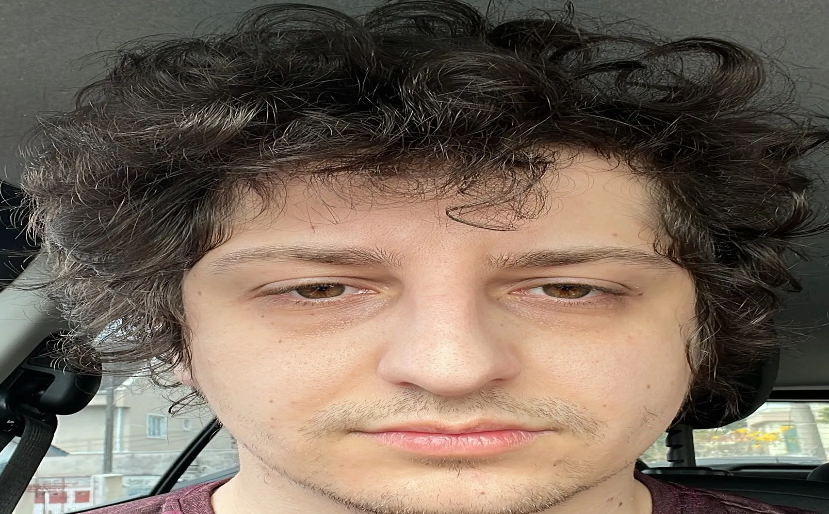
#> input picture image_2.webp, 1658 x 1028 px (shown at 1/2 size); its folder holds only this picture in this run
$ python -i grid_viewer.py   (imports and definitions only)
#> lines starting #> are read from the running program, lines starting #| are printed output that depends on the picture
### src/ui/design_system.py
"""Professional design system for Pixel Perfect UI.

Provides consistent colors, typography, spacing, and component styling
for a polished power-user interface.
"""

import streamlit as st


class Colors:
    """Professional color palette for technical interfaces."""

    # Core brand colors
    PRIMARY_BLUE = "#2563eb"
    PRIMARY_BLUE_LIGHT = "#3b82f6"
    PRIMARY_BLUE_DARK = "#1d4ed8"

    # Success states
    SUCCESS_GREEN = "#059669"
    SUCCESS_GREEN_LIGHT = "#10b981"
    SUCCESS_GREEN_DARK = "#047857"

    # Warning states
    WARNING_AMBER = "#d97706"
    WARNING_AMBER_LIGHT = "#f59e0b"
    WARNING_AMBER_DARK = "#b45309"

    # Error states
    ERROR_RED = "#dc2626"
    ERROR_RED_LIGHT = "#ef4444"
    ERROR_RED_DARK = "#b91c1c"

    # Neutral grays
    GRAY_50 = "#f9fafb"
    GRAY_100 = "#f3f4f6"
    GRAY_200 = "#e5e7eb"
    GRAY_300 = "#d1d5db"
    GRAY_400 = "#9ca3af"
    GRAY_500 = "#6b7280"
    GRAY_600 = "#4b5563"
    GRAY_700 = "#374151"
    GRAY_800 = "#1f2937"
    GRAY_900 = "#111827"

    # Backgrounds (light colors - Streamlit handles dark mode automatically)
    BG_PRIMARY = "#ffffff"
    BG_SECONDARY = "transparent"
    BG_TERTIARY = "#f1f5f9"

    # Text colors (let Streamlit handle dark mode)
    TEXT_PRIMARY = "#1e293b"
    TEXT_SECONDARY = "#475569"
    TEXT_MUTED = "#64748b"

    # Borders (let Streamlit handle dark mode)
    BORDER_LIGHT = "#e2e8f0"
    BORDER_DEFAULT = "#cbd5e1"
    BORDER_STRONG = "#94a3b8"


class Spacing:
    """8px grid spacing system."""

    XS = "4px"  # 0.5 units
    SM = "8px"  # 1 unit
    MD = "16px"  # 2 units
    LG = "24px"  # 3 units
    XL = "32px"  # 4 units
    XXL = "48px"  # 6 units
    XXXL = "64px"  # 8 units


class Typography:
    """Typography scale and font definitions."""

    # Font families
    SANS = "-apple-system, BlinkMacSystemFont, 'Segoe UI', 'Roboto', 'Helvetica Neue', Arial, sans-serif"
    MONO = "'SF Mono', 'Monaco', 'Inconsolata', 'Roboto Mono', monospace"

    # Font sizes (rem based)
    TEXT_XS = "0.75rem"  # 12px
    TEXT_SM = "0.875rem"  # 14px
    TEXT_BASE = "1rem"  # 16px
    TEXT_LG = "1.125rem"  # 18px
    TEXT_XL = "1.25rem"  # 20px
    TEXT_2XL = "1.5rem"  # 24px
    TEXT_3XL = "1.875rem"  # 30px
    TEXT_4XL = "2.25rem"  # 36px

    # Font weights
    LIGHT = "300"
    NORMAL = "400"
    MEDIUM = "500"
    SEMIBOLD = "600"
    BOLD = "700"


class Components:
    """Styled component helpers."""

    # [67 lines left out: functions primary_button_style, secondary_button_style, success_button_style, danger_button_style, card_style, not called in this run]

    @staticmethod
    def section_header_style() -> str:
        """CSS for section headers."""
        return f"""
            font-family: {Typography.SANS};
            font-size: {Typography.TEXT_LG};
            font-weight: {Typography.SEMIBOLD};
            color: {Colors.TEXT_PRIMARY};
            margin-bottom: {Spacing.MD};
            padding-bottom: {Spacing.SM};
            border-bottom: 2px solid {Colors.PRIMARY_BLUE};
        """

    # [228 lines left out: functions info_badge_style, success_badge_style, warning_badge_style, error_badge_style, apply_global_styles, not called in this run]


def render_section_header(title: str, icon: str = "", description: str = ""):
    """Render a professional section header."""
    header_html = f"""
    <div style="{Components.section_header_style()}">
        {icon} {title}
    </div>
    """
    if description:
        header_html += f"""
        <div style="color: {Colors.TEXT_SECONDARY}; font-size: {Typography.TEXT_SM}; margin-bottom: {Spacing.MD};">
            {description}
        </div>
        """

    st.markdown(header_html, unsafe_allow_html=True)


# [28 lines left out: functions render_info_card, render_status_badge, not called in this run]

### src/ui/components/grid_viewer.py
"""Grid-based multi-image viewer for comparing pipeline variations."""

import io

import streamlit as st
from PIL import Image

from ui.design_system import Colors, Spacing, render_section_header
from ui.utils.image_utils import optimize_image_for_display


class GridViewer:
    """Multi-image grid viewer for comparing pipeline variations."""

    def __init__(self):
        self.images: list[dict] = []
        self.grid_size = (2, 2)  # columns, rows

    def add_image(self, image: Image.Image, title: str, metadata: dict | None = None):
        """Add an image to the grid."""
        self.images.append({"image": image, "title": title, "metadata": metadata or {}})

    # [177 lines left out: functions render, _render_grid_item, render_comparison_mode, _render_image_stats, _calculate_comparison_metrics, not called in this run]


class FullscreenViewer:
    """Professional full-screen image viewer with advanced controls."""

    def __init__(self, image: Image.Image, title: str = "Fullscreen Viewer"):
        self.image = image
        self.title = title

    def render(self):
        """Render the full-screen viewer interface."""
        render_section_header(self.title, "🖼️")

        # Viewer controls
        col1, col2, col3, col4 = st.columns([2, 1, 1, 1])

        with col1:
            zoom_level = st.select_slider(
                "Zoom Level",
                options=[0.1, 0.25, 0.5, 1.0, 2.0, 4.0, 8.0, 16.0],
                value=1.0,
                help="Zoom level for detailed viewing",
            )

        with col2:
            show_info = st.checkbox("Show Info", value=True)

        with col3:
            show_grid = st.checkbox("Pixel Grid", value=False)

        with col4:
            invert_colors = st.checkbox("Invert Colors", value=False)

        # Image processing
        display_image = self.image.copy()

        if invert_colors and display_image.mode in ("RGB", "RGBA"):
            # Invert RGB channels
            from PIL import ImageOps

            display_image = ImageOps.invert(display_image.convert("RGB"))
            if self.image.mode == "RGBA":
                display_image = display_image.convert("RGBA")

        # Apply zoom
        if zoom_level != 1.0:
            new_width = int(self.image.width * zoom_level)
            new_height = int(self.image.height * zoom_level)

            if zoom_level > 4.0:
                # Use nearest neighbor for pixel art effect at high zoom
                display_image = display_image.resize(
                    (new_width, new_height), Image.Resampling.NEAREST
                )
            else:
                display_image = display_image.resize(
                    (new_width, new_height), Image.Resampling.LANCZOS
                )

        # Add pixel grid for very high zoom levels
        if show_grid and zoom_level >= 8.0:
            display_image = self._add_pixel_grid(display_image, zoom_level)

        # Display the image
        st.image(display_image, use_container_width=True)

        # Image information
        if show_info:
            self._render_image_info()

        # Navigation controls
        self._render_navigation_controls(zoom_level)

    # [189 lines left out: functions _add_pixel_grid, _render_image_info, _render_navigation_controls, render_grid_viewer, render_fullscreen_viewer, not called in this run]

>>> import cv2
>>> picture = cv2.imread('../../../image_2.webp', cv2.IMREAD_GRAYSCALE)
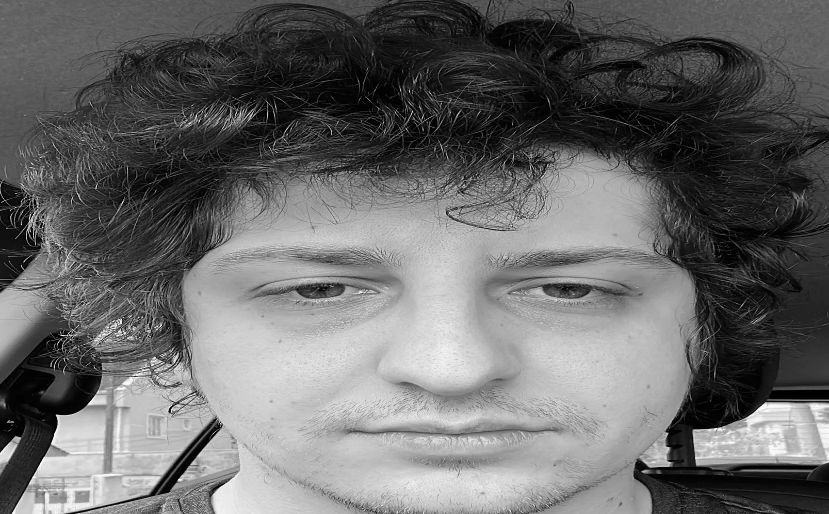
#> picture: shape (1028, 1658) (shown at 1/2 size); min 0, max 255, mean 105.2
>>> result = FullscreenViewer(picture).render()
#> (the run stopped early here; a loop or call above may not have finished)

$ run again, on enzo_combined.webp
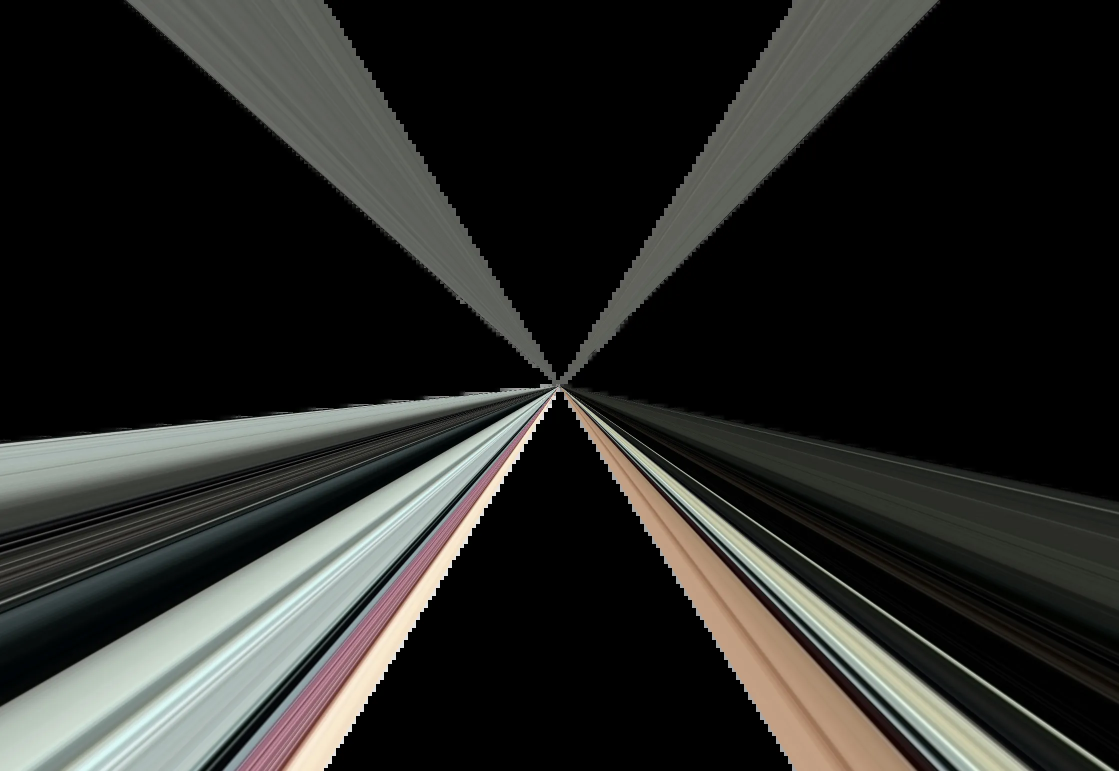
#> input picture enzo_combined.webp, 2238 x 1542 px (shown at 1/2 size)
#> `picture = cv2.imread('../../../image_2.webp', cv2.IMREAD_GRAYSCALE)`:
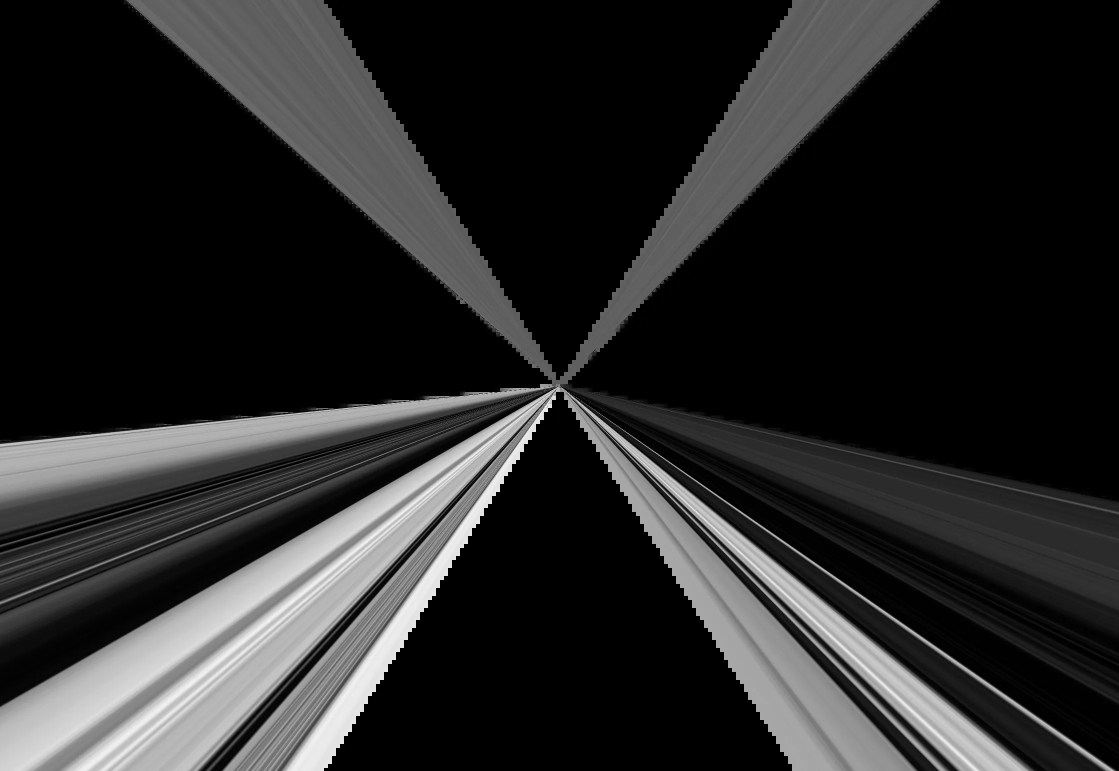
#> picture: shape (1542, 2238) (shown at 1/2 size); min 0, max 248, mean 39.9

$ run again, on enzo_perspective.webp
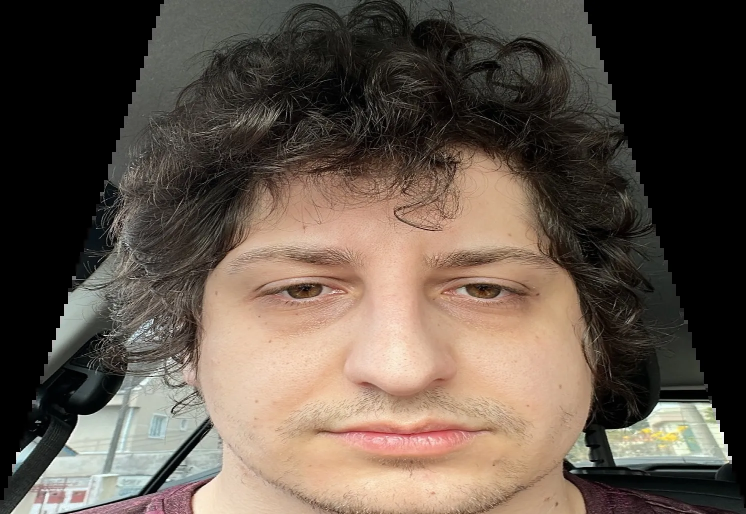
#> input picture enzo_perspective.webp, 1492 x 1028 px (shown at 1/2 size)
#> `picture = cv2.imread('../../../image_2.webp', cv2.IMREAD_GRAYSCALE)`:
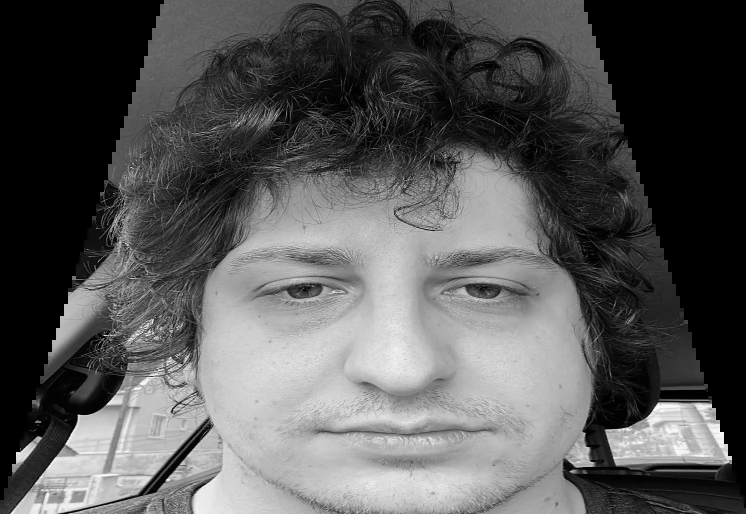
#> picture: shape (1028, 1492) (shown at 1/2 size); min 0, max 255, mean 86.8
